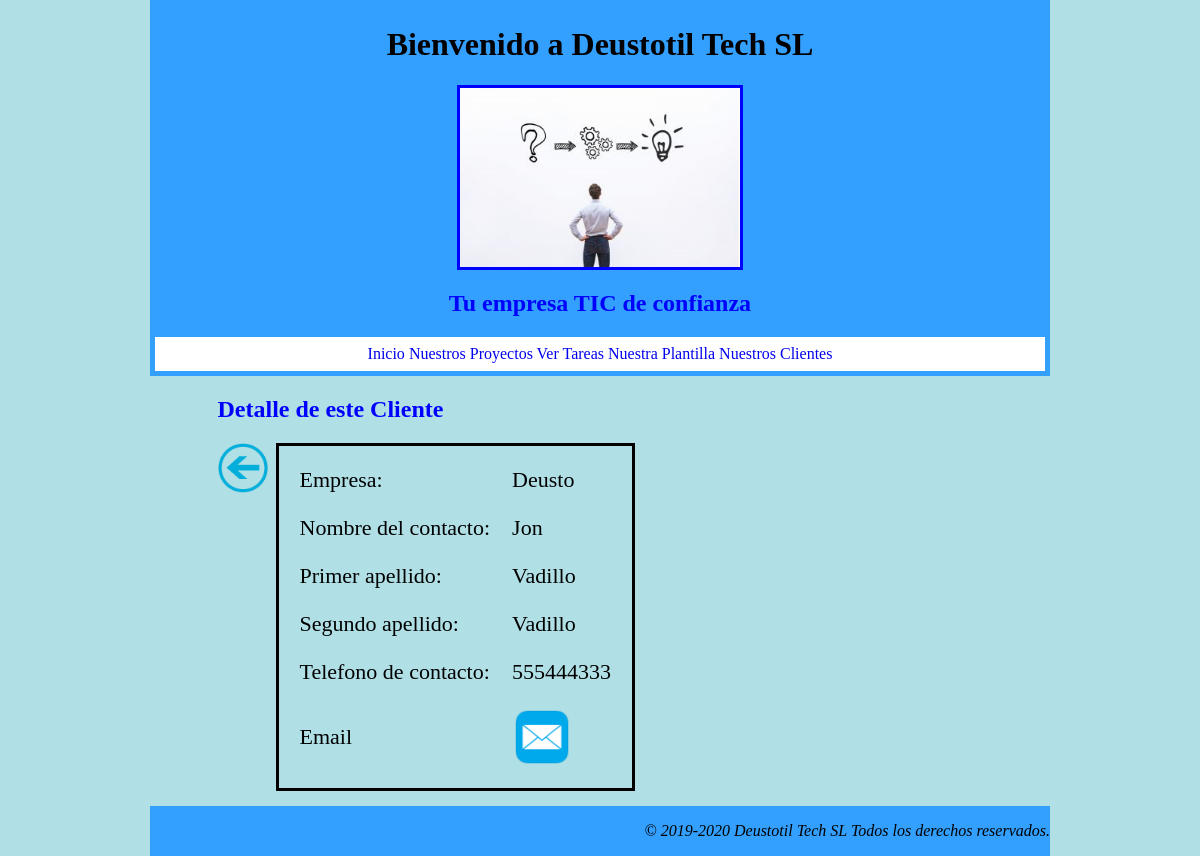
/index/lista_clientes/6/, run on the app's committed database.
### appDeustotilTECHSL/models.py (models this page shows, shortened)
class Cliente(models.Model):
    nombre_empresa = models.CharField(max_length=25)
    nombre_contacto = models.CharField(max_length=25)
    apellido1_contacto = models.CharField(max_length=25)
    apellido2_contacto = models.CharField(max_length=25)
    telf_cliente = models.IntegerField()
    email_cliente = models.EmailField()

### appDeustotilTECHSL/views.py (the view)
# urls.py: path('lista_clientes/<int:pk>/', views.ClienteDetailView.as_view(), name='cliente'),
class ClienteDetailView(DetailView):
    model = Cliente
    template_name = 'cliente.html'
    def get_context_data(self, **kwargs):
        context = super(ClienteDetailView, self).get_context_data(**kwargs)
        context['titulo_pagina'] = 'Detalle de este Cliente'
        return context

### appDeustotilTECHSL/templates/cliente.html
{% extends "index.html" %}
{% load static %}
{% block contenido %}
    <a href="{% url 'lista_clientes' %}"><img class="iconoAtras" src="{% static 'img/iconoAtras.png' %}"></a>
<table class="tablaObjeto">
    <tr>
        <td>Empresa:</td>
        <td>{{ cliente.nombre_empresa }}</td>
    </tr>
    <tr>
        <td>Nombre del contacto:</td>
        <td>{{ cliente.nombre_contacto }}</td>
    </tr>
    <tr>
        <td>Primer apellido:</td>
        <td>{{ cliente.apellido1_contacto}}</td>
    </tr>
    <tr>
        <td>Segundo apellido:</td>
        <td>{{ cliente.apellido1_contacto }}</td>
    </tr>
    <tr>
        <td>Telefono de contacto:</td>
        <td>{{ cliente.telf_cliente }}</td>
    </tr>
    <tr>
        <td>Email</td>
        <td><a href="mailto:{{ cliente.email }}"><img id="iconoMail" src="{% static 'img/iconoMail.png' %}"></a></td>
    </tr>
</table>
{% endblock %}

### appDeustotilTECHSL/static/css/main.css (style rules this page uses)
body { background-color: powderblue; width: 75%; margin: auto; }
.tablaObjeto { border-spacing: 20px; border-style: solid; border-color: black; table-layout: fixed; border-collapse: separate; margin-left: 5px; }
td { font-family: Cambria, Cochin, Georgia, Times, 'Times New Roman', serif; font-size: 22px; text-align: left; }
#iconoMail { height: 60px; width: 60px; }
.iconoAtras { height: 50px; widows: 50px; float: left; margin-right: 8px; }
a { text-decoration: none; background-image: linear-gradient(currentColor, currentColor); background-position: 0% 100%; background-repeat: no-repeat; background-size: 0% 2px; transition: background-size .4s; }

### data on the page
Cliente: nombre_empresa "Deusto", nombre_contacto "Jon", apellido1_contacto "Vadillo", telf_cliente "555444333"

### other printed values
{{ titulo_pagina }} "Detalle de este Cliente"
